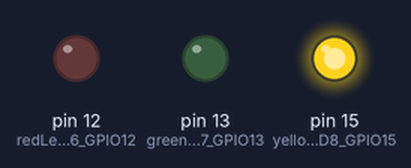
A sketch run on a simulated Arduino Uno, built with avr-gcc and run on an emulated ATmega328P. Parts: output pins drawn as LEDs (lit = HIGH).

Above: at 0.5 s.
At 2.5 s:
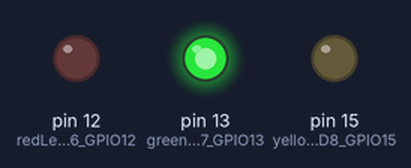
At 4.5 s:
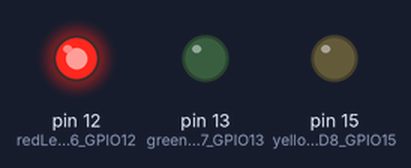
At 5.5 s:
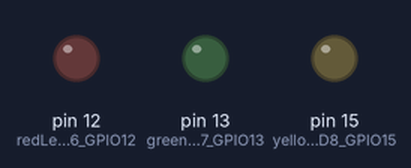
Timing chart, 0 to 7.8 s (numbered marks = the images above):
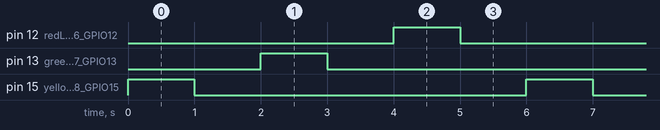

The sketch:

ledFlicker.ino
```cpp
// init
  char yellowLed_D8_GPIO15 = 15;
  char greenLed_D7_GPIO13 = 13;
  char redLed_D6_GPIO12 = 12;

void setup() {
  pinMode(yellowLed_D8_GPIO15, OUTPUT);
  pinMode(greenLed_D7_GPIO13, OUTPUT);
  pinMode(redLed_D6_GPIO12, OUTPUT);
}

void loop() {
  digitalWrite(yellowLed_D8_GPIO15, HIGH);
  delay(1000);
  digitalWrite(yellowLed_D8_GPIO15, LOW);
  delay(1000);
  digitalWrite(greenLed_D7_GPIO13, HIGH);
  delay(1000);
  digitalWrite(greenLed_D7_GPIO13, LOW);
  delay(1000);
  digitalWrite(redLed_D6_GPIO12, HIGH);
  delay(1000);
  digitalWrite(redLed_D6_GPIO12, LOW);
  delay(1000);
}
```

Measured:
- by itself, pin 12 (redLed_D6_GPIO12), pin 13 (greenLed_D7_GPIO13), pin 15 (yellowLed_D8_GPIO15): alternates HIGH for 1.0 s and LOW for 5.0 s
- by itself, everything shown: repeats every 6.0 s, in 6 steps
